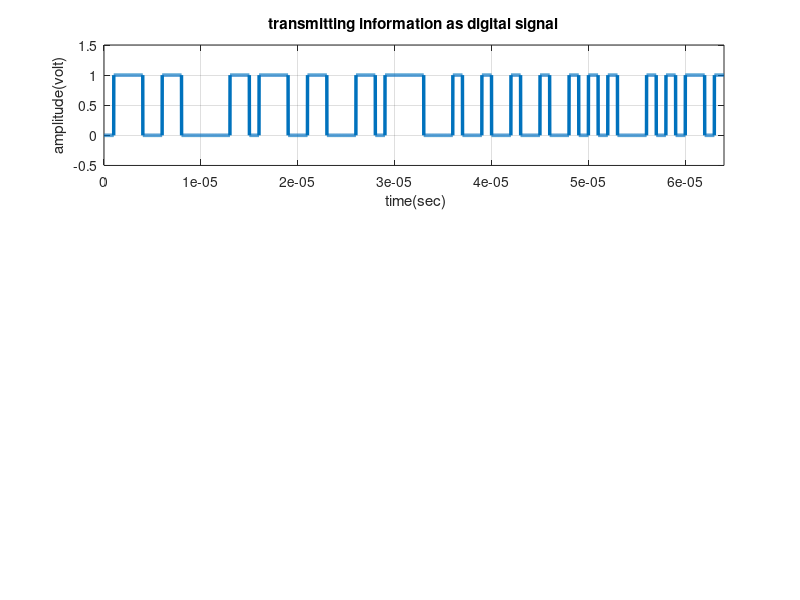

MATLAB code to generate this figure: (Note: this script raises an error after producing the figure.)
clc;
clear all;
close all;
M=16; %M=input(' enter the value of M array for QAM modulation : ');
fprintf('\n\n\n'); % input checking loop
Ld=log2(M);
ds=ceil(Ld);
dif=ds-Ld;
if(dif~=0)
error('the value of M is only acceptable if log2(M)is an integer');
end
% binary Information Generation
nbit=64; %number of information bits
msg=round(rand(nbit,1)); % information generation as binary form
disp(' binary information at transmitter '); %binary information at transmitter
disp(msg);
fprintf('\n\n'); % representation of transmitting binary information as digital signal
x=msg;
bp=.000001; % bit period
bit=[];
for n=1:1:length(x)
if x(n)==1;
se=ones(1,100);
else x(n)==0;
se=zeros(1,100);
end
bit=[bit se];
end
t1=bp/100:bp/100:100*length(x)*(bp/100);
figure(1)
subplot(3,1,1);
plot(t1,bit,'lineWidth',2.5);grid on;
axis([ 0 bp*length(x) -.5 1.5]);
ylabel('amplitude(volt)');
xlabel(' time(sec)');
title('transmitting information as digital signal'); % binary information convert into symbolic
form for M-ary QAM modulation
M=M; % order of QAM modulation
msg_reshape=reshape(msg,log2(M),nbit/log2(M))';
disp(' information are reshaped for convert symbolic form');
disp(msg_reshape);
